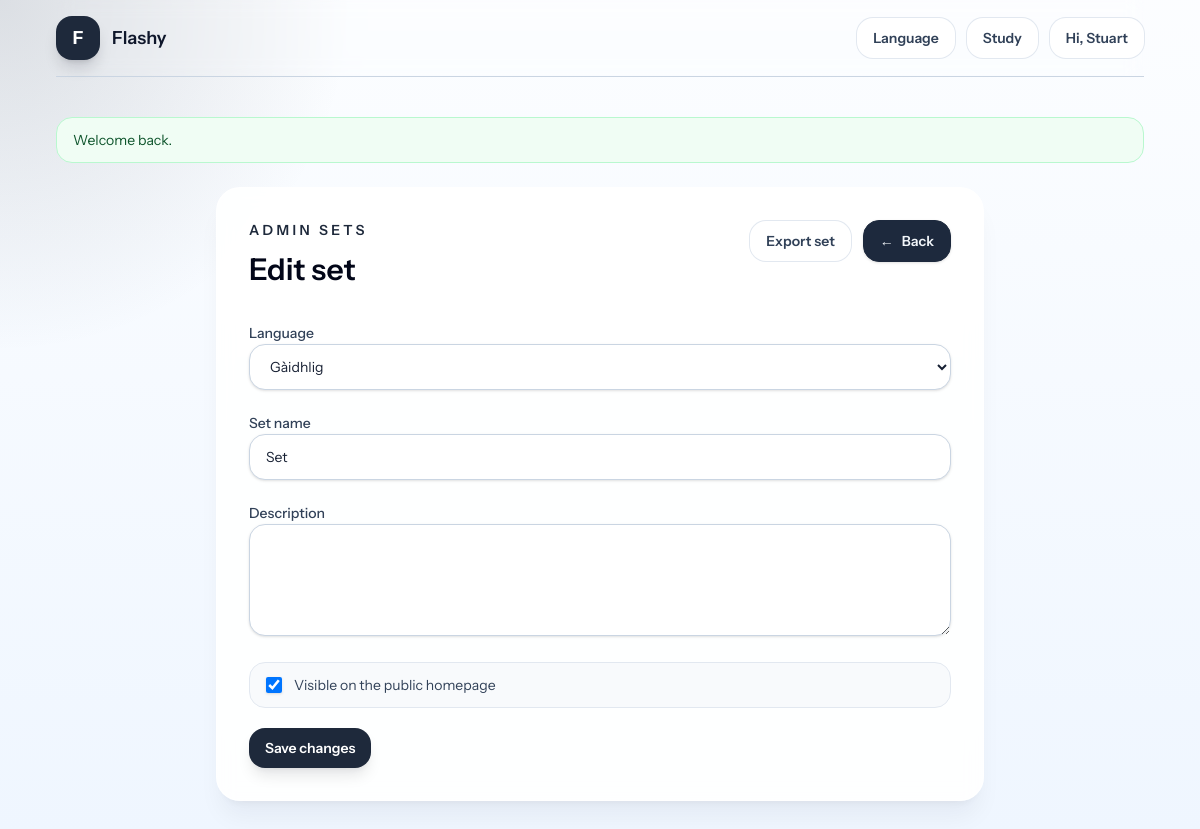
The app's page /admin/sets/1/edit (signed in) with its own data.
### tables this page shows
CREATE TABLE sets (
                id INTEGER PRIMARY KEY AUTOINCREMENT,
                language_id INTEGER,
                name TEXT NOT NULL,
                description TEXT NOT NULL DEFAULT "",
                published INTEGER NOT NULL DEFAULT 1,
                created_at TEXT NOT NULL
            );

CREATE TABLE languages (
                id INTEGER PRIMARY KEY AUTOINCREMENT,
                name TEXT NOT NULL UNIQUE,
                description TEXT NOT NULL DEFAULT "",
                created_at TEXT NOT NULL
            );

### app/Core/View.php (called while the page is built, shortened)
<?php
final class View
{
    public static function render(string $template, array $data = []): void
    {
        require base_path('views/layouts/app.php');
    }
}

### app/Controllers/Admin/SetController.php (called while the page is built, shortened)
<?php
final class SetController
{
    public function editForm(int $setId): void
    {
        $set = $this->sets->find($setId);
        View::render('admin/sets/form', [
            'title' => 'Edit set',
            'set' => $set,
            'action' => '/admin/sets/' . $setId . '/edit',
            'languages' => $this->languages->allWithCounts(),
        ]);
    }
}

### app/Repositories/SetRepository.php (called while the page is built, shortened)
<?php
final class SetRepository
{
    public function find(int $id): ?array
    {
        $statement = $this->pdo->prepare(
            'SELECT sets.*, languages.name AS language_name
             FROM sets
             INNER JOIN languages ON languages.id = sets.language_id
             WHERE sets.id = :id
             LIMIT 1'
        );
        $statement->execute(['id' => $id]);
        $set = $statement->fetch();
        return $set === false ? null : $set;
    }
}

### app/helpers.php (called while the page is built, shortened)
<?php
function e(string $value): string
{
    return htmlspecialchars($value, ENT_QUOTES, 'UTF-8');
}

### app/Repositories/LanguageRepository.php (called while the page is built, shortened)
<?php
final class LanguageRepository
{
    public function allWithCounts(bool $publishedOnly = false): array
    {
        $condition = $publishedOnly ? 'AND sets.published = 1' : '';
        $statement = $this->pdo->query(
            'SELECT languages.*,
                    COUNT(DISTINCT sets.id) AS set_count,
                    COUNT(cards.id) AS card_count
             FROM languages
             LEFT JOIN sets ON sets.language_id = languages.id ' . $condition . '
             LEFT JOIN cards ON cards.set_id = sets.id
             GROUP BY languages.id
             ORDER BY languages.name ASC'
        );
        return $statement->fetchAll();
    }
}

### views/admin/sets/form.php (the view, shortened to what this page needs)
<section class="mx-auto max-w-3xl">
    <div class="panel px-5 py-6 sm:px-8 sm:py-8">
        <div class="flex flex-col gap-4 sm:flex-row sm:items-start sm:justify-between">
            <div>
                <p class="text-sm font-semibold uppercase tracking-[0.24em] text-accent">Admin sets</p>
                <h1 class="mt-3 text-3xl font-semibold text-slate-950"><?= $set === null ? 'Create set' : 'Edit set' ?></h1>
            </div>
            <div class="grid gap-3 sm:flex sm:items-center">
                <?php if ($set !== null): ?>
                    <a class="btn-secondary w-full justify-center sm:w-auto" href="/admin/sets/<?= e((string) $set['id']) ?>/export">Export set</a>
                <?php endif; ?>
                <a class="inline-flex w-fit items-center gap-2 rounded-2xl border border-slate-800 bg-slate-800 px-4 py-2.5 text-sm font-semibold text-slate-100 shadow-sm" href="/admin">
                    <span aria-hidden="true">←</span>
                    <span>Back</span>
                </a>
            </div>
        </div>
        <form method="post" action="<?= e($action) ?>" class="mt-8 space-y-5">
            <div class="field">
                <label class="label" for="language_id">Language</label>
                <select id="language_id" name="language_id" required>
                    <?php $selectedLanguageId = (string) ($set['language_id'] ?? old('language_id')); ?>
                    <?php foreach ($languages as $language): ?>
                        <option value="<?= e((string) $language['id']) ?>" <?= $selectedLanguageId === (string) $language['id'] ? 'selected' : '' ?>>
                            <?= e($language['name']) ?>
                        </option>
                    <?php endforeach; ?>
                </select>
            </div>
            <div class="field">
                <label class="label" for="name">Set name</label>
                <input id="name" name="name" type="text" value="<?= e($set['name'] ?? old('name')) ?>" required>
            </div>
            <div class="field">
                <label class="label" for="description">Description</label>
                <textarea id="description" name="description"><?= e($set['description'] ?? old('description')) ?></textarea>
            </div>
            <?php
            $published = $set !== null
                ? (int) $set['published'] === 1
                : old('published') === '1';
            ?>
            <label class="flex items-center gap-3 rounded-2xl border border-slate-200 bg-slate-50 px-4 py-3 text-sm text-slate-700">
                <input class="h-4 w-4 rounded border-slate-300 text-accent focus:ring-accent" type="checkbox" name="published" <?= $published ? 'checked' : '' ?>>
                Visible on the public homepage
            </label>
            <button class="btn-primary w-full justify-center sm:w-auto" type="submit"><?= $set === null ? 'Create set' : 'Save changes' ?></button>
        </form>
    </div>
</section>

### records on screen
sets: language_id "Gàidhlig", name "Set", published "☑"

### other values on screen
$userFirstName !== '' ? 'Hi, ' . $userFirstName : (string)$userEmail "Hi, Stuart"
$flash['message'] "Welcome back."
